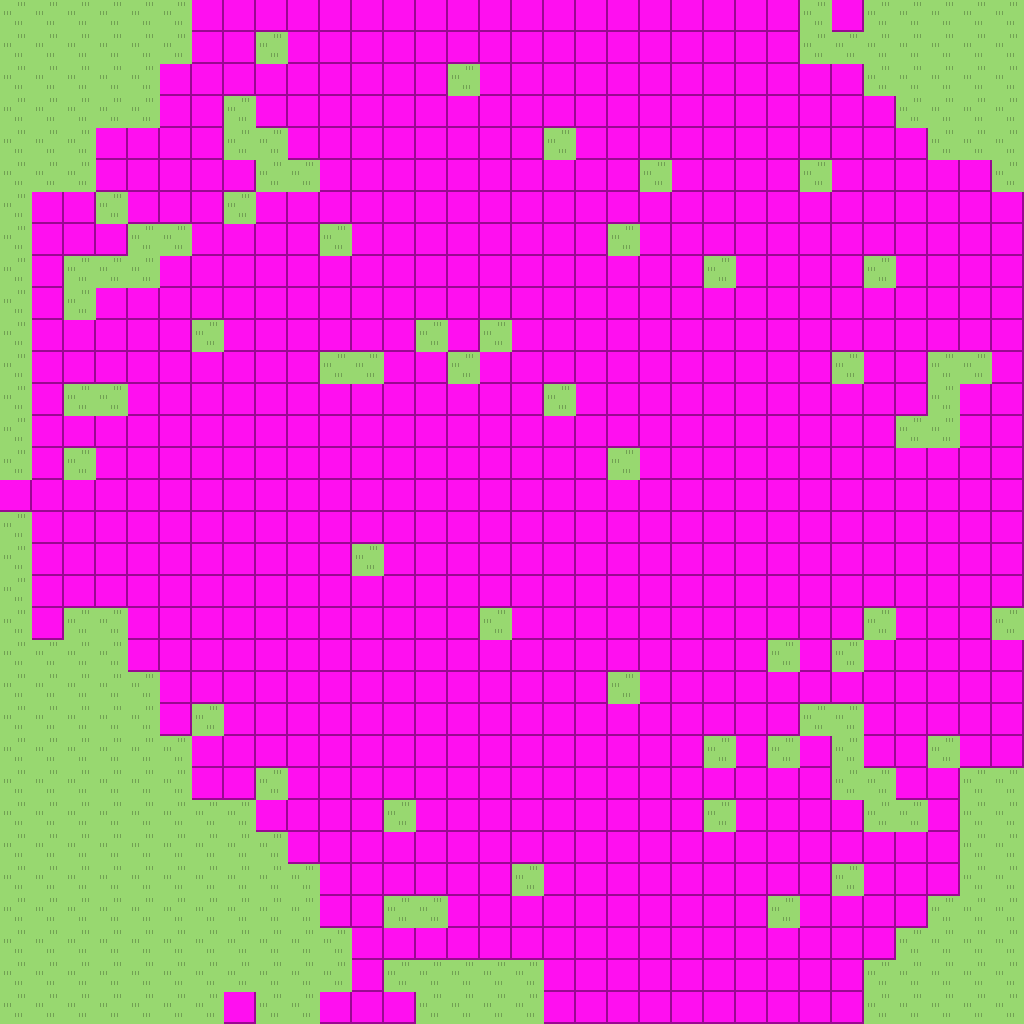

A level layout from a 2D game, rendered from its tile map. Below: a short description, then the map file with its tile-grid data intact:
An orthogonal 32x32 tile map with 32x32 px tiles, 1 tile layer (lay1).

<map version="1.0" tiledversion="1.1.4" orientation="orthogonal" renderorder="right-down" width="32" height="32" tilewidth="32" tileheight="32" infinite="0" nextobjectid="1">
 <tileset firstgid="1" name="tileset1" tilewidth="32" tileheight="32" tilecount="64" columns="8">
  <image source="tileset1.png" width="256" height="256" />
  <tile id="0">
   <animation>
    <frame tileid="0" duration="250" />
    <frame tileid="8" duration="250" />
    <frame tileid="16" duration="250" />
   </animation>
  </tile>
  <tile id="5" type="unpass" />
  <tile id="6" type="unpass" />
  <tile id="7" type="unpass" />
  <tile id="13" type="unpass" />
  <tile id="14" type="unpass" />
  <tile id="15" type="unpass" />
  <tile id="21" type="unpass" />
  <tile id="22" type="unpass" />
  <tile id="23" type="unpass" />
  <tile id="37" type="unpass" />
  <tile id="38" type="unpass" />
  <tile id="39" type="unpass" />
  <tile id="40" type="unpass" />
  <tile id="41" type="unpass" />
  <tile id="42" type="unpass" />
  <tile id="43" type="unpass" />
  <tile id="45" type="unpass" />
  <tile id="46" type="unpass" />
  <tile id="47" type="unpass" />
  <tile id="48" type="unpass" />
  <tile id="49" type="unpass" />
  <tile id="50" type="unpass" />
  <tile id="51" type="unpass" />
  <tile id="53" type="unpass" />
  <tile id="54" type="unpass" />
  <tile id="55" type="unpass" />
 </tileset>
 <layer name="lay1" width="32" height="32">
  <data encoding="csv">
1,1,1,1,1,1,47,47,47,14,15,16,47,47,47,47,47,47,47,47,47,47,47,47,47,1,47,1,1,1,1,1,
1,1,1,1,1,1,47,47,1,14,15,46,47,47,47,47,47,47,47,47,47,47,47,47,47,1,1,1,1,1,1,1,
1,1,1,1,1,47,47,47,47,48,15,16,47,47,1,47,47,47,11,47,47,47,19,47,47,47,47,1,1,1,1,1,
1,1,1,1,1,47,47,1,47,14,15,54,7,42,47,47,47,47,47,47,47,47,47,47,47,47,47,47,1,1,1,1,
1,1,1,47,47,3,47,1,1,22,44,15,15,54,42,47,47,1,47,47,47,47,47,47,47,47,47,47,47,1,1,1,
1,1,1,47,47,47,47,47,1,1,22,40,15,15,51,7,8,47,47,47,1,47,47,47,47,1,47,47,47,47,47,1,
1,47,47,1,47,47,47,1,47,47,47,49,23,44,15,15,54,8,47,47,47,47,47,47,47,47,47,47,47,47,47,47,
1,47,47,47,1,1,47,47,47,47,1,47,47,49,44,15,15,54,42,1,47,47,47,47,3,47,47,47,47,47,47,47,
1,47,1,1,1,47,47,47,47,47,47,47,47,47,49,23,44,15,54,55,8,47,1,47,47,47,47,1,47,19,47,47,
1,47,1,47,19,47,47,47,47,19,47,47,47,47,47,47,49,44,15,15,54,8,47,47,47,47,47,47,47,47,47,47,
1,47,47,47,47,47,1,11,47,47,47,47,47,1,47,1,47,22,39,44,15,51,42,47,47,47,47,47,47,47,47,47,
1,47,47,47,47,47,47,47,47,47,1,1,47,47,1,47,47,47,47,14,15,15,54,8,47,47,1,47,47,1,1,47,
1,47,1,1,47,6,55,7,55,7,55,8,47,47,47,47,3,1,47,49,44,15,15,51,42,11,47,47,47,1,47,47,
1,47,47,47,47,48,15,15,15,15,15,54,55,55,7,8,47,47,47,47,49,23,44,15,51,8,47,47,1,1,47,47,
1,47,1,47,47,48,15,15,15,15,15,15,15,15,15,54,7,8,47,1,47,47,49,40,15,54,8,47,47,47,47,47,
47,47,47,19,47,14,15,15,38,39,23,23,39,44,15,15,15,54,8,47,47,19,47,14,15,15,46,47,47,47,47,47,
1,47,47,47,47,48,15,15,54,8,47,47,47,49,39,44,15,15,54,7,8,47,47,48,15,15,16,47,47,11,47,47,
1,47,3,47,47,22,40,15,15,16,47,1,47,3,47,49,44,15,15,15,51,55,55,52,15,15,46,47,47,47,47,47,
1,47,47,47,11,47,48,15,15,51,8,47,47,47,47,47,49,39,44,15,15,15,15,15,15,38,50,47,47,47,47,47,
1,47,1,1,47,47,22,40,15,15,54,7,8,47,47,1,47,47,22,39,23,23,39,39,39,50,47,1,47,47,47,1,
1,1,1,1,47,47,47,49,40,15,15,15,54,8,47,19,47,47,47,47,47,47,47,47,1,47,1,47,47,47,47,47,
1,1,1,1,1,47,47,47,22,23,44,15,15,51,8,47,19,47,47,1,47,47,47,47,47,47,47,47,19,47,47,47,
1,1,1,1,1,47,1,47,47,47,22,40,15,15,51,7,8,47,47,3,47,47,19,47,47,1,1,47,47,47,47,47,
1,1,1,1,1,1,47,47,47,47,47,49,23,44,15,15,54,7,7,42,47,47,1,47,1,47,1,47,47,1,47,47,
1,1,1,1,1,1,47,47,1,47,47,47,47,22,44,15,15,15,15,51,42,47,47,47,47,47,1,1,47,47,1,1,
1,1,1,1,1,1,1,1,47,11,47,47,1,47,22,23,39,44,15,15,54,42,1,47,47,47,47,1,1,47,1,1,
1,1,1,1,1,1,1,1,1,47,47,47,47,47,47,47,47,22,44,15,15,51,8,47,47,3,47,47,47,47,1,1,
1,1,1,1,1,1,1,1,1,1,47,47,47,47,47,47,1,47,22,44,15,15,16,47,47,47,1,47,47,47,1,1,
1,1,1,1,1,1,1,1,1,1,47,3,1,1,47,47,47,47,47,22,40,15,54,8,1,47,47,47,47,1,1,1,
1,1,1,1,1,1,1,1,1,1,1,47,47,47,47,47,47,3,47,47,14,15,15,16,47,47,47,47,1,1,1,1,
1,1,1,1,1,1,1,1,1,1,1,47,1,1,1,1,1,47,47,47,14,15,15,46,47,47,47,1,1,1,1,1,
1,1,1,1,1,1,1,47,1,1,47,47,47,1,1,1,1,47,47,47,48,15,15,46,47,47,47,1,1,1,1,1
</data>
 </layer>
</map>